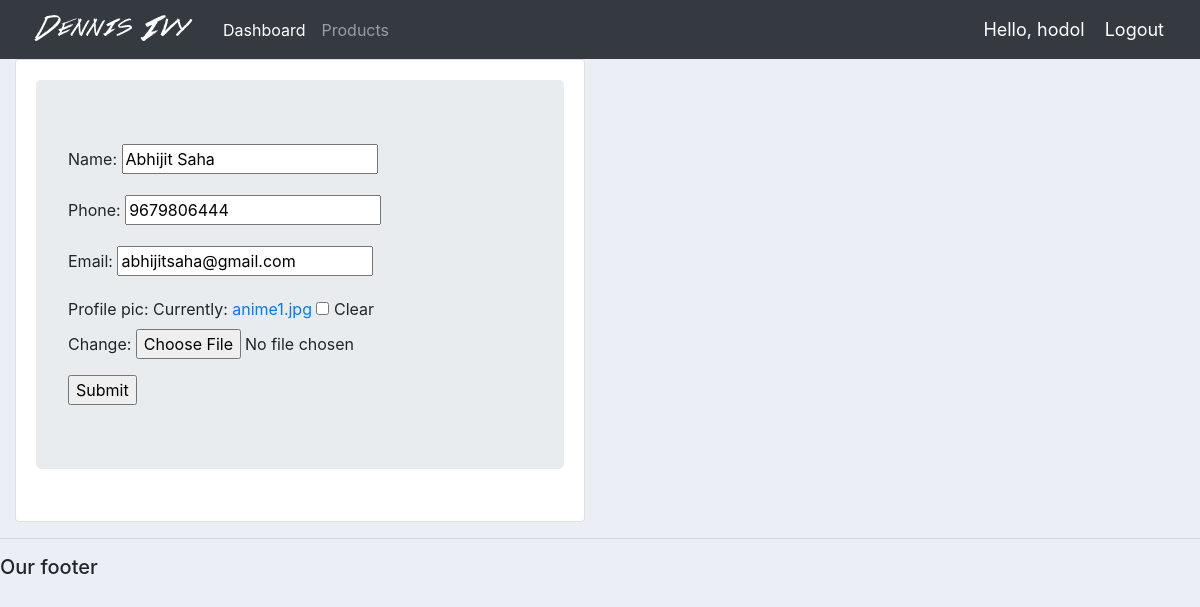
The page /customer_update/2/ (signed in) on the database its author committed.
### basicapp/models.py (models this page shows, shortened)
class Customer(models.Model):
    user = models.OneToOneField(User, null=True,blank=True, on_delete=models.CASCADE)
    name = models.CharField(max_length=200, null=True)
    phone = models.CharField(max_length=200, null=True)
    email = models.EmailField(max_length=200, null=True)
    profile_pic = models.ImageField(default="dummy1.jpg",null=True,blank=True)
    date_created = models.DateTimeField(auto_now_add=True, null=True)

### basicapp/decorators.py (the view)
        def wrapper_func(request,*args,**kwargs):
            group = None
            if request.user.groups.exists():
                group = request.user.groups.all()[0].name
            if group in allowed_roles:
                return view_func(request,*args,**kwargs)
            else:
                return HttpResponse("You're not allowed to view this page")

### basicapp/forms.py
class CustomerForm(ModelForm):
	class Meta:
		model = Customer
		fields = '__all__'
		exclude = ['user']

### basicapp/views.py (called while the page is built)
@login_required(login_url='login')
@allowed_users(allowed_roles=['admin'])
def updateCustomer(request, pk):
    customer = Customer.objects.get(id=pk)
    form = CustomerForm(instance=customer)
    if request.method == 'POST':
        form = CustomerForm(request.POST, instance=customer)
        if form.is_valid():
            form.save()
            return redirect('/')
    context = {'form':form}
    return render(request, 'basicapp/customer_update.html',context)

### basicapp/templates/basicapp/customer_update.html (shortened to what this page needs)
{%  extends 'basicapp/main.html' %}
{% load static %}
{% block content %}
<div class="row">
	<div class="col-md-6">
		<div class="card card-body">
			<form class="jumbotron text-left" action="" method="POST">
				{{form.as_p}}
				<input type="submit" name="Submit">
			</form>
		</div>
	</div>
</div>
{% endblock %}

### basicapp/templates/basicapp/navbar.html (shortened to what this page needs)
{% load static %}
<nav class="navbar navbar-expand-lg navbar-dark bg-dark">
  <img src="{% static 'images/logo.png' %}" alt="Gourab Sarkar">
  <div class="collapse navbar-collapse" id="navbarNav">
    <ul class="navbar-nav">
      {% if request.user.is_staff %}
        <li class="nav-item active">
          <a class="nav-link" href="{% url 'home' %}">Dashboard</a>
        </li>
        <li class="nav-item">
          <a class="nav-link" href="{% url 'products' %}">Products</a>
        </li>
        {% else %}
       <li class="nav-item">
        <a class="nav-link" href="{% url 'account' %}">Settings</a>
      </li>
      {% endif %}
    </ul>
  </div>
  <span class="vodor" >Hello, {{ request.user }}</span>
  <span ><a class="vodor" href="{% url 'logout' %}">Logout</a></span>
</nav>

### static/css/main.css (style rules this page uses)
body { background-color: #ebeff5; }

### basicapp/templates/basicapp/navbar.html (style rules this page uses)
.vodor { font-size: 18px; color: #fff; margin-right: 20px; }

### rows shown on the page
Customer: name "Abhijit Saha", phone "9679806444", email "abhijitsaha@gmail.com"

### other values the page prints
{{ request.user }} "hodol"
